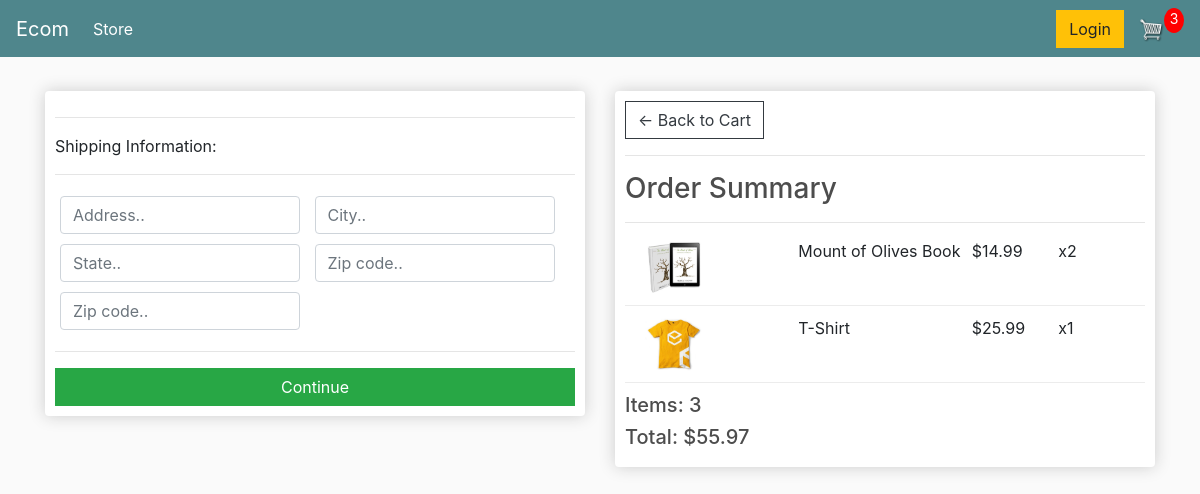
Before: /checkout/ (signed in) with the older database file.
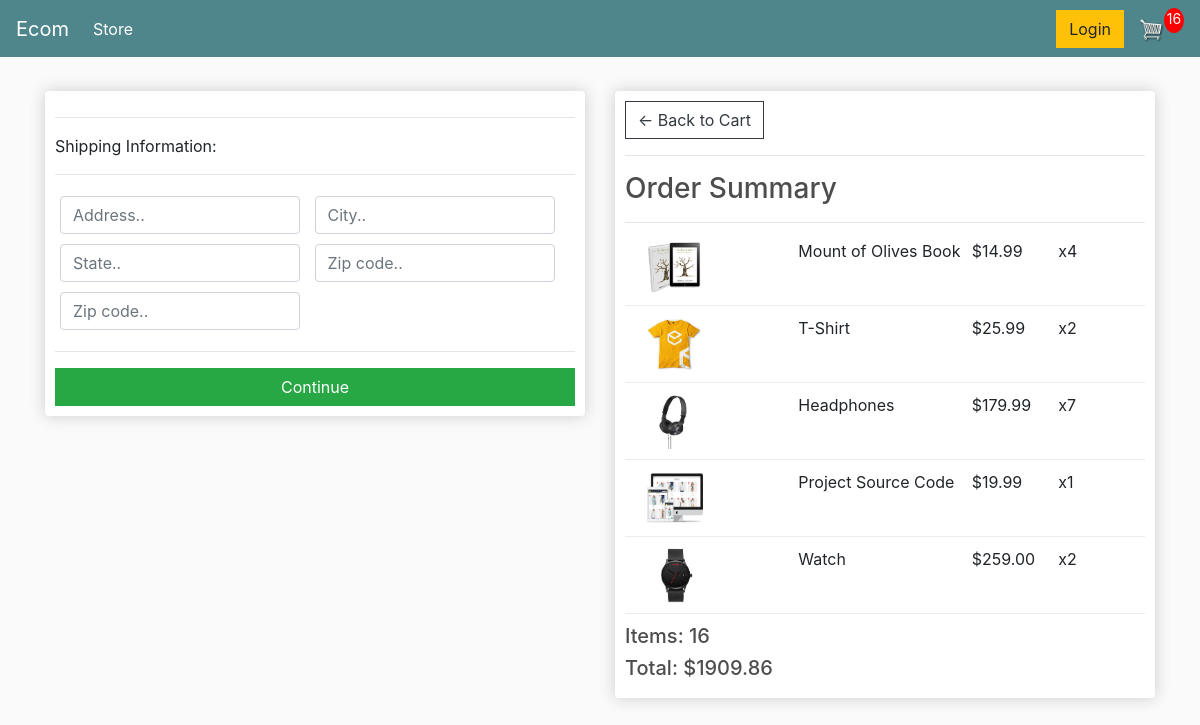
After: the same page with the newer database file.
### store/models.py (models this page shows, shortened)
class OrderItem(models.Model):
	product = models.ForeignKey(Product, on_delete=models.SET_NULL, null=True)
	order = models.ForeignKey(Order, on_delete=models.SET_NULL, null=True)
	quantity = models.IntegerField(default=0, null=True, blank=True)
	date_added = models.DateTimeField(auto_now_add=True)
	@property
	def get_total(self):
		total = self.product.price * self.quantity
		return total

class Product(models.Model):
	name = models.CharField(max_length=200)
	price = models.FloatField()
	digital = models.BooleanField(default=False,null=True, blank=True)
	image = models.ImageField(null=True, blank=True)
	@property
	def imageURL(self):
		try:
			url = self.image.url
		except:
			url = ''
		return url

class Order(models.Model):
	customer = models.ForeignKey(Customer, on_delete=models.SET_NULL, null=True, blank=True)
	date_ordered = models.DateTimeField(auto_now_add=True)
	complete = models.BooleanField(default=False)
	transaction_id = models.CharField(max_length=100, null=True)
	@property
	def shipping(self):
		shipping = False
		orderitems = self.orderitem_set.all()
		for i in orderitems:
			if i.product.digital == False:
				shipping = True
		return shipping
	@property
	def get_cart_total(self):
		orderitems = self.orderitem_set.all()
		total = sum([item.get_total for item in orderitems])
		return total
	@property
	def get_cart_items(self):
		orderitems = self.orderitem_set.all()
		total = sum([item.quantity for item in orderitems])
		return total

### store/views.py (the view)
# urls.py: path('checkout/', views.checkout, name="checkout"),
def checkout(request):
	data = cartData(request)
	cartItems = data['cartItems']
	order = data['order']
	items = data['items']
	context = {'items':items, 'order':order, 'cartItems':cartItems}
	return render(request, 'store/checkout.html', context)

### store/utils.py (called while the page is built)
def cartData(request):
	if request.user.is_authenticated:
		customer = request.user.customer
		order, created = Order.objects.get_or_create(customer=customer, complete=False)
		items = order.orderitem_set.all()
		cartItems = order.get_cart_items
	else:
		cookieData = cookieCart(request)
		cartItems = cookieData['cartItems']
		order = cookieData['order']
		items = cookieData['items']
	return {'cartItems':cartItems ,'order':order, 'items':items}

### store/Templates/store/checkout.html (shortened to what this page needs)
{% extends 'store/main.html' %}
{% load static %}
{% block content %}
     <div class="row">
		<div class="col-lg-6">
			<div class="box-element" id="form-wrapper">
				<form id="form">
					<div id="shipping-info">
						<hr>
						<p>Shipping Information:</p>
						<hr>
						<div class="form-field">
							<input class="form-control" type="text" name="address" placeholder="Address..">
						</div>
						<div class="form-field">
							<input class="form-control" type="text" name="city" placeholder="City..">
						</div>
						<div class="form-field">
							<input class="form-control" type="text" name="state" placeholder="State..">
						</div>
						<div class="form-field">
							<input class="form-control" type="text" name="zipcode" placeholder="Zip code..">
						</div>
						<div class="form-field">
							<input class="form-control" type="text" name="country" placeholder="Zip code..">
						</div>
					</div>
					<hr>
					<input id="form-button" class="btn btn-success btn-block" type="submit" value="Continue">
				</form>
			</div>
			<br>
		</div>
		<div class="col-lg-6">
			<div class="box-element">
				<a  class="btn btn-outline-dark" href="{% url 'cart' %}">&#x2190; Back to Cart</a>
				<hr>
				<h3>Order Summary</h3>
				<hr>
				{% for item in items %}
				<div class="cart-row">
					<div style="flex:2"><img class="row-image" src="{{item.product.imageURL}}"></div>
					<div style="flex:2"><p>{{item.product.name}}</p></div>
					<div style="flex:1"><p>${{item.product.price|floatformat:2}}</p></div>
					<div style="flex:1"><p>x{{item.quantity}}</p></div>
				</div>
				{% endfor %}
				<h5>Items:   {{order.get_cart_items}}</h5>
				<h5>Total:   ${{order.get_cart_total|floatformat:2}}</h5>
			</div>
		</div>
	</div>
{% endblock content %}

Changed rows visible on the page:
changed OrderItem "Mount of Olives Book": quantity "2" → "4"
changed OrderItem "T-Shirt": quantity "1" → "2"
added OrderItem: product.imageURL (picture), product.name "Headphones", product.price "179.99", quantity "7"
added OrderItem: product.imageURL (picture), product.name "Project Source Code", product.price "19.99", quantity "1"
added OrderItem: product.imageURL (picture), product.name "Watch", product.price "259.00", quantity "2"
changed through a linked row, Order: get_cart_items "3" → "16"; get_cart_total "55.97" → "1909.86"
Other visible differences:
{{ cartItems }}: "3" → "16"
